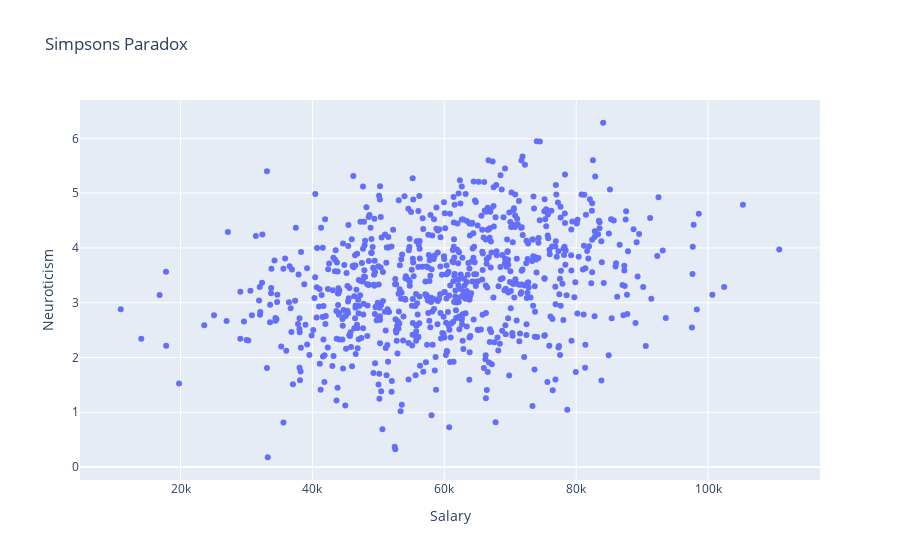

Notebook code cell kept with this figure:
### Code cell
(dataf
  .sample(800, random_state=42)
  .plot(kind="scatter", x="Salary", y="Neuroticism",
        title="Simpsons Paradox",)
)

### Figure 1 — Plotly figure (JSON) as saved in the notebook; plotly's stock layout.template omitted (floating-point values rounded to 4 significant figures; data arrays with more than 128 entries replaced by an {"elided": "..."} marker saying what was removed)
{"data": [{"hovertemplate": "Salary=%{x}<br>Neuroticism=%{y}<extra></extra>", "legendgroup": "", "marker": {"color": "#636efa", "symbol": "circle"}, "mode": "markers", "name": "", "orientation": "v", "showlegend": false, "type": "scatter", "x": {"elided": "800 float values"}, "xaxis": "x", "y": {"elided": "800 float values"}, "yaxis": "y"}], "layout": {"legend": {"tracegroupgap": 0}, "title": {"text": "Simpsons Paradox"}, "xaxis": {"anchor": "y", "domain": [0, 1], "title": {"text": "Salary"}}, "yaxis": {"anchor": "x", "domain": [0, 1], "title": {"text": "Neuroticism"}}}}
